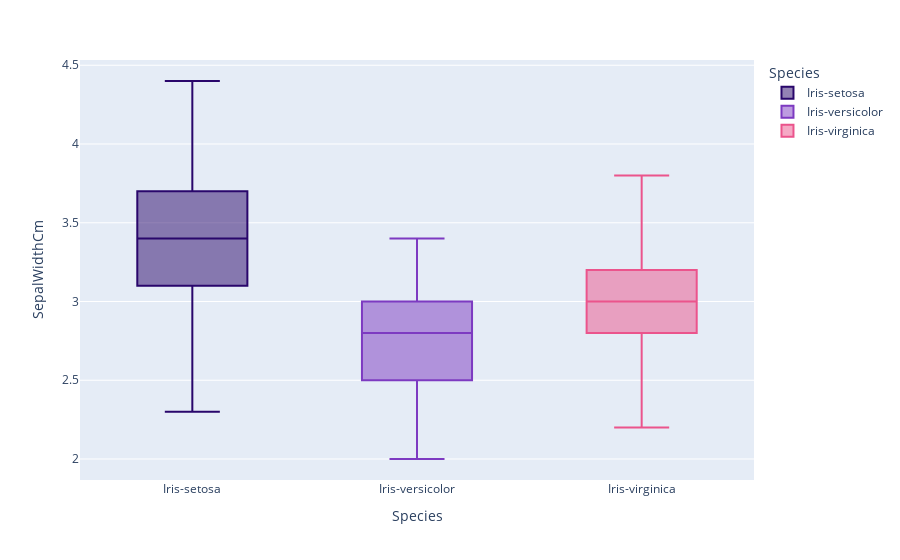

The notebook cell this image was saved under:
### Markdown cell above
## SepalWidth

### Code cell
fig = px.box(data_frame=iris, x='Species',y='SepalWidthCm',color='Species',color_discrete_sequence=['#29066B','#7D3AC1','#EB548C'],orientation='v')
fig.show()

### Figure 1 — Plotly figure (JSON) as saved in the notebook; plotly's stock layout.template omitted (floating-point values rounded to 4 significant figures)
{"data": [{"alignmentgroup": "True", "hovertemplate": "Species=%{x}<br>SepalWidthCm=%{y}<extra></extra>", "legendgroup": "Iris-setosa", "marker": {"color": "#29066B"}, "name": "Iris-setosa", "notched": false, "offsetgroup": "Iris-setosa", "orientation": "v", "showlegend": true, "type": "box", "x": ["Iris-setosa", "Iris-setosa", "Iris-setosa", "Iris-setosa", "Iris-setosa", "Iris-setosa", "Iris-setosa", "Iris-setosa", "Iris-setosa", "Iris-setosa", "Iris-setosa", "Iris-setosa", "Iris-setosa", "Iris-setosa", "Iris-setosa", "Iris-setosa", "Iris-setosa", "Iris-setosa", "Iris-setosa", "Iris-setosa", "Iris-setosa", "Iris-setosa", "Iris-setosa", "Iris-setosa", "Iris-setosa", "Iris-setosa", "Iris-setosa", "Iris-setosa", "Iris-setosa", "Iris-setosa", "Iris-setosa", "Iris-setosa", "Iris-setosa", "Iris-setosa", "Iris-setosa", "Iris-setosa", "Iris-setosa", "Iris-setosa", "Iris-setosa", "Iris-setosa", "Iris-setosa", "Iris-setosa", "Iris-setosa", "Iris-setosa", "Iris-setosa", "Iris-setosa", "Iris-setosa", "Iris-setosa", "Iris-setosa", "Iris-setosa"], "x0": " ", "xaxis": "x", "y": [3.5, 3, 3.2, 3.1, 3.6, 3.9, 3.4, 3.4, 2.9, 3.1, 3.7, 3.4, 3, 3, 4, 4.4, 3.9, 3.5, 3.8, 3.8, 3.4, 3.7, 3.6, 3.3, 3.4, 3, 3.4, 3.5, 3.4, 3.2, 3.1, 3.4, 4.1, 4.2, 3.1, 3.2, 3.5, 3.1, 3, 3.4, 3.5, 2.3, 3.2, 3.5, 3.8, 3, 3.8, 3.2, 3.7, 3.3], "y0": " ", "yaxis": "y"}, {"alignmentgroup": "True", "hovertemplate": "Species=%{x}<br>SepalWidthCm=%{y}<extra></extra>", "legendgroup": "Iris-versicolor", "marker": {"color": "#7D3AC1"}, "name": "Iris-versicolor", "notched": false, "offsetgroup": "Iris-versicolor", "orientation": "v", "showlegend": true, "type": "box", "x": ["Iris-versicolor", "Iris-versicolor", "Iris-versicolor", "Iris-versicolor", "Iris-versicolor", "Iris-versicolor", "Iris-versicolor", "Iris-versicolor", "Iris-versicolor", "Iris-versicolor", "Iris-versicolor", "Iris-versicolor", "Iris-versicolor", "Iris-versicolor", "Iris-versicolor", "Iris-versicolor", "Iris-versicolor", "Iris-versicolor", "Iris-versicolor", "Iris-versicolor", "Iris-versicolor", "Iris-versicolor", "Iris-versicolor", "Iris-versicolor", "Iris-versicolor", "Iris-versicolor", "Iris-versicolor", "Iris-versicolor", "Iris-versicolor", "Iris-versicolor", "Iris-versicolor", "Iris-versicolor", "Iris-versicolor", "Iris-versicolor", "Iris-versicolor", "Iris-versicolor", "Iris-versicolor", "Iris-versicolor", "Iris-versicolor", "Iris-versicolor", "Iris-versicolor", "Iris-versicolor", "Iris-versicolor", "Iris-versicolor", "Iris-versicolor", "Iris-versicolor", "Iris-versicolor", "Iris-versicolor", "Iris-versicolor", "Iris-versicolor"], "x0": " ", "xaxis": "x", "y": [3.2, 3.2, 3.1, 2.3, 2.8, 2.8, 3.3, 2.4, 2.9, 2.7, 2, 3, 2.2, 2.9, 2.9, 3.1, 3, 2.7, 2.2, 2.5, 3.2, 2.8, 2.5, 2.8, 2.9, 3, 2.8, 3, 2.9, 2.6, 2.4, 2.4, 2.7, 2.7, 3, 3.4, 3.1, 2.3, 3, 2.5, 2.6, 3, 2.6, 2.3, 2.7, 3, 2.9, 2.9, 2.5, 2.8], "y0": " ", "yaxis": "y"}, {"alignmentgroup": "True", "hovertemplate": "Species=%{x}<br>SepalWidthCm=%{y}<extra></extra>", "legendgroup": "Iris-virginica", "marker": {"color": "#EB548C"}, "name": "Iris-virginica", "notched": false, "offsetgroup": "Iris-virginica", "orientation": "v", "showlegend": true, "type": "box", "x": ["Iris-virginica", "Iris-virginica", "Iris-virginica", "Iris-virginica", "Iris-virginica", "Iris-virginica", "Iris-virginica", "Iris-virginica", "Iris-virginica", "Iris-virginica", "Iris-virginica", "Iris-virginica", "Iris-virginica", "Iris-virginica", "Iris-virginica", "Iris-virginica", "Iris-virginica", "Iris-virginica", "Iris-virginica", "Iris-virginica", "Iris-virginica", "Iris-virginica", "Iris-virginica", "Iris-virginica", "Iris-virginica", "Iris-virginica", "Iris-virginica", "Iris-virginica", "Iris-virginica", "Iris-virginica", "Iris-virginica", "Iris-virginica", "Iris-virginica", "Iris-virginica", "Iris-virginica", "Iris-virginica", "Iris-virginica", "Iris-virginica", "Iris-virginica", "Iris-virginica", "Iris-virginica", "Iris-virginica", "Iris-virginica", "Iris-virginica", "Iris-virginica", "Iris-virginica", "Iris-virginica", "Iris-virginica", "Iris-virginica", "Iris-virginica"], "x0": " ", "xaxis": "x", "y": [3.3, 2.7, 3, 2.9, 3, 3, 2.5, 2.9, 2.5, 3.6, 3.2, 2.7, 3, 2.5, 2.8, 3.2, 3, 3.8, 2.6, 2.2, 3.2, 2.8, 2.8, 2.7, 3.3, 3.2, 2.8, 3, 2.8, 3, 2.8, 3.8, 2.8, 2.8, 2.6, 3, 3.4, 3.1, 3, 3.1, 3.1, 3.1, 2.7, 3.2, 3.3, 3, 2.5, 3, 3.4, 3], "y0": " ", "yaxis": "y"}], "layout": {"boxmode": "overlay", "legend": {"title": {"text": "Species"}, "tracegroupgap": 0}, "margin": {"t": 60}, "xaxis": {"anchor": "y", "categoryarray": ["Iris-setosa", "Iris-versicolor", "Iris-virginica"], "categoryorder": "array", "domain": [0, 1], "title": {"text": "Species"}}, "yaxis": {"anchor": "x", "domain": [0, 1], "title": {"text": "SepalWidthCm"}}}}
